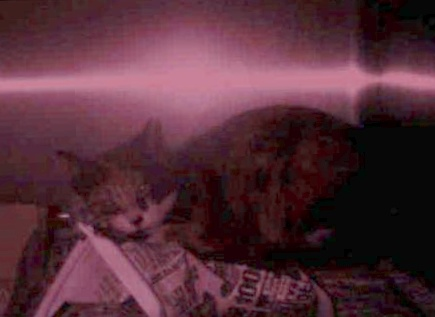
#> input picture Utils/result/11744_000_mcrhg.jpg, 435 x 317 px; its folder holds only this picture in this run
$ python run_augmentation.py result out 3   (older library calls are emulated)
#> lines starting #> are read from the running program, lines starting #| are printed output that depends on the picture
### Utils/image_augmentation.py
"""
Write some basc code about opencv
"""

import numpy as np
import cv2

"""
Crop function

(x0,y0): Ceft top point
w,h: Crop w,h
area_ratio: Crop img/img
hw_vari: Disturbance term
"""

crop_image = lambda img, x0,y0,w,h: img[y0:y0+h,x0:x0+w]

def random_crop(img,area_ratio,hw_vari):
    h,w = img.shape[:2]
    hw_delta = np.random.uniform(-hw_vari,hw_vari)
    hw_mult = 1 + hw_delta

    w_crop = int(round(w*np.sqrt(area_ratio*hw_mult)))
    if w_crop > w:
        w_crop = w

    h_crop = int(round(h*np.sqrt(area_ratio/hw_mult)))
    if h_crop > h:
        h_crop = h

    x0 = np.random.randint(0,w-w_crop+1)
    y0 = np.random.randint(0,h-h_crop+1)

    return crop_image(img,x0,y0,w_crop,h_crop)

"""
Rotate Function
angle: Rotation angle counterclockwise
crop: bool whether cut black side
"""
def rotate_image(img, angle, crop):
    h, w = img.shape[:2]
    angle %= 360
    # caculate affine matrix
    M_rotate = cv2.getRotationMatrix2D((w/2, h/2), angle, 1)
    img_rotated = cv2.warpAffine(img, M_rotate, (w, h))

    if crop:
        angle_crop = angle % 180
        if angle_crop > 90:
            angle_crop = 180 - angle_crop
        theta = angle_crop * np.pi / 180.0
        hw_ratio = float(h) / float(w)
        tan_theta = np.tan(theta)
        numerator = np.cos(theta) + np.sin(theta) * tan_theta
        r = hw_ratio if h > w else 1 / hw_ratio
        denominator = r * tan_theta + 1
        crop_mult = numerator / denominator
        w_crop = int(round(crop_mult*w))
        h_crop = int(round(crop_mult*h))
        x0 = int((w-w_crop)/2)
        y0 = int((h-h_crop)/2)

        img_rotated = crop_image(img_rotated, x0, y0, w_crop, h_crop)

    return img_rotated


"""
Random ratate
angle:
p_crop: whether cut black side
"""
def random_rotate(img, angle_vari, p_crop):
    angle = np.random.uniform(-angle_vari, angle_vari)
    crop = False if np.random.random() > p_crop else True
    return rotate_image(img, angle, crop)


"""
RGB --> HSV
hue_delta: %
sat_mult: %
val_mult: %
"""
def hsv_transform(img, hue_delta, sat_mult, val_mult):
    img_hsv = cv2.cvtColor(img, cv2.COLOR_BGR2HSV).astype(np.float)
    img_hsv[:, :, 0] = (img_hsv[:, :, 0] + hue_delta) % 180
    img_hsv[:, :, 1] *= sat_mult
    img_hsv[:, :, 2] *= val_mult
    img_hsv[img_hsv > 255] = 255
    return cv2.cvtColor(np.round(img_hsv).astype(np.uint8), cv2.COLOR_HSV2BGR)

def random_hsv_transform(img, hue_vari, sat_vari, val_vari):
    hue_delta = np.random.randint(-hue_vari, hue_vari)
    sat_mult = 1 + np.random.uniform(-sat_vari, sat_vari)
    val_mult = 1 + np.random.uniform(-val_vari, val_vari)
    return hsv_transform(img, hue_delta, sat_mult, val_mult)

"""

"""
def gamma_transform(img, gamma):
    gamma_table = [np.power(x / 255.0, gamma) * 255.0 for x in range(256)]
    gamma_table = np.round(np.array(gamma_table)).astype(np.uint8)
    return cv2.LUT(img, gamma_table)

def random_gamma_transform(img, gamma_vari):
    log_gamma_vari = np.log(gamma_vari)
    alpha = np.random.uniform(-log_gamma_vari, log_gamma_vari)
    gamma = np.exp(alpha)
    return gamma_transform(img, gamma)

### Utils/run_augmentation.py
import os
import argparse
import random
import math
from multiprocessing import Process, cpu_count

import cv2

import image_augmentation as ia

def parse_args():
    parser = argparse.ArgumentParser(
        description='A Simple Image Data Augmentation Tool',
        formatter_class=argparse.ArgumentDefaultsHelpFormatter)

    parser.add_argument('input_dir',
                        help='Directory containing images')
    parser.add_argument('output_dir',
                        help='Directory for augmented images')
    parser.add_argument('num',
                        help='Number of images to be augmented',
                        type=int)

    parser.add_argument('--num_procs',
                        help='Number of processes for paralleled augmentation',
                        type=int, default=cpu_count())

    parser.add_argument('--p_mirror',
                        help='Ratio to mirror an image',
                        type=float, default=0.5)

    parser.add_argument('--p_crop',
                        help='Ratio to randomly crop an image',
                        type=float, default=1.0)
    parser.add_argument('--crop_size',
                        help='The ratio of cropped image size to original image size, in area',
                        type=float, default=0.8)
    parser.add_argument('--crop_hw_vari',
                        help='Variation of h/w ratio',
                        type=float, default=0.1)

    parser.add_argument('--p_rotate',
                        help='Ratio to randomly rotate an image',
                        type=float, default=1.0)
    parser.add_argument('--p_rotate_crop',
                        help='Ratio to crop out the empty part in a rotated image',
                        type=float, default=1.0)
    parser.add_argument('--rotate_angle_vari',
                        help='Variation range of rotate angle',
                        type=float, default=10.0)

    parser.add_argument('--p_hsv',
                        help='Ratio to randomly change gamma of an image',
                        type=float, default=1.0)
    parser.add_argument('--hue_vari',
                        help='Variation of hue',
                        type=int, default=10)
    parser.add_argument('--sat_vari',
                        help='Variation of saturation',
                        type=float, default=0.1)
    parser.add_argument('--val_vari',
                        help='Variation of value',
                        type=float, default=0.1)

    parser.add_argument('--p_gamma',
                        help='Ratio to randomly change gamma of an image',
                        type=float, default=1.0)
    parser.add_argument('--gamma_vari',
                        help='Variation of gamma',
                        type=float, default=2.0)

    args = parser.parse_args()
    args.input_dir = args.input_dir.rstrip('/')
    args.output_dir = args.output_dir.rstrip('/')

    return args

def generate_image_list(args):
    filenames = os.listdir(args.input_dir)
    num_imgs = len(filenames)

    num_ave_aug = int(math.floor(args.num/num_imgs))
    rem = args.num - num_ave_aug*num_imgs
    lucky_seq = [True]*rem + [False]*(num_imgs-rem)
    random.shuffle(lucky_seq)

    img_list = [
        (os.sep.join([args.input_dir, filename]), num_ave_aug+1 if lucky else num_ave_aug)
        for filename, lucky in zip(filenames, lucky_seq)
    ]

    random.shuffle(img_list)  # in case the file size are not uniformly distributed

    length = float(num_imgs) / float(args.num_procs)
    indices = [int(round(i * length)) for i in range(args.num_procs + 1)]
    return [img_list[indices[i]:indices[i + 1]] for i in range(args.num_procs)]

def augment_images(filelist, args):
    for filepath, n in filelist:
        img = cv2.imread(filepath)
        filename = filepath.split(os.sep)[-1]
        dot_pos = filename.rfind('.')
        imgname = filename[:dot_pos]
        ext = filename[dot_pos:]

        print('Augmenting {} ...'.format(filename))
        for i in range(n):
            img_varied = img.copy()
            varied_imgname = '{}_{:0>3d}_'.format(imgname, i)
            if random.random() < args.p_mirror:
                img_varied = cv2.flip(img_varied, 1)
                varied_imgname += 'm'
            if random.random() < args.p_crop:
                img_varied = ia.random_crop(
                    img_varied,
                    args.crop_size,
                    args.crop_hw_vari)
                varied_imgname += 'c'
            if random.random() < args.p_rotate:
                img_varied = ia.random_rotate(
                    img_varied,
                    args.rotate_angle_vari,
                    args.p_rotate_crop)
                varied_imgname += 'r'
            if random.random() < args.p_hsv:
                img_varied = ia.random_hsv_transform(
                    img_varied,
                    args.hue_vari,
                    args.sat_vari,
                    args.val_vari)
                varied_imgname += 'h'
            if random.random() < args.p_gamma:
                img_varied = ia.random_gamma_transform(
                    img_varied,
                    args.gamma_vari)
                varied_imgname += 'g'
            output_filepath = os.sep.join([
                args.output_dir,
                '{}{}'.format(varied_imgname, ext)])
            cv2.imwrite(output_filepath, img_varied)

def main():
    args = parse_args()
    params_str = str(args)[10:-1]

    if not os.path.exists(args.output_dir):
        os.mkdir(args.output_dir)

    print('Starting image data augmentation for {}\n'
          'with\n{}\n'.format(args.input_dir, params_str))

    sublists = generate_image_list(args)
    processes = [Process(target=augment_images, args=(x, args, )) for x in sublists]

    for p in processes:
        p.start()
#> this loop made 2 passes
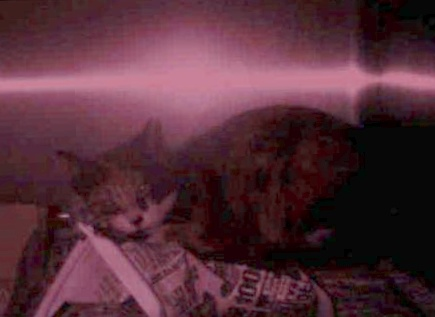
#> input picture Utils/result/11744_000_mcrhg.jpg, 435 x 317 px
#> pass 2, in augment_images (call 2), `cv2.imwrite(output_filepath, img_varied)`:
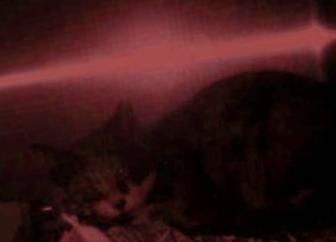
#> saved as 11744_000_mcrhg_000_crhg.jpg: shape (242, 336, 3); mean B, G, R 21.9, 21.4, 55.5
#> pass 2, in augment_images (call 2), `cv2.imwrite(output_filepath, img_varied)`:
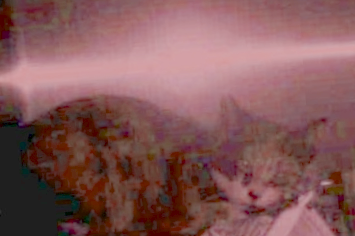
#> saved as 11744_000_mcrhg_001_mcrhg.jpg: shape (236, 355, 3); mean B, G, R 88.5, 88.3, 131.8
#> pass 2, in augment_images (call 2), `cv2.imwrite(output_filepath, img_varied)`:
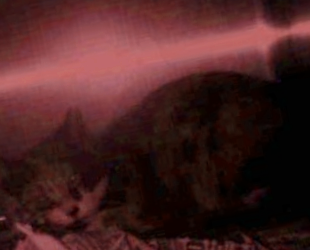
#> saved as 11744_000_mcrhg_002_crhg.jpg: shape (250, 310, 3); mean B, G, R 34.4, 34.3, 72.4

    for p in processes:
        p.join()

    print('\nDone!')

if __name__ == '__main__':
    main()

$ run again, on Utils/result/2441_000_mcrhg.jpg
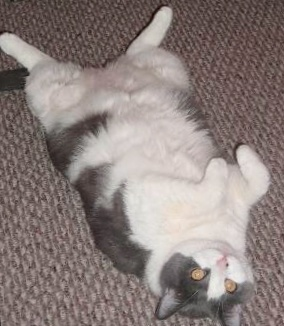
#> input picture Utils/result/2441_000_mcrhg.jpg, 284 x 326 px
#> the loop in main, `for p in processes:` made 2 passes
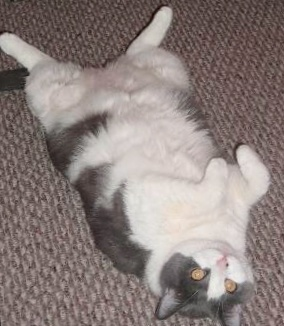
#> input picture Utils/result/2441_000_mcrhg.jpg, 284 x 326 px
#> pass 2, in augment_images (call 2), `cv2.imwrite(output_filepath, img_varied)`:
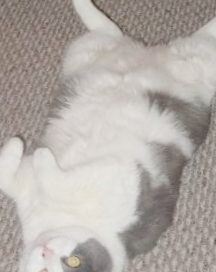
#> saved as 2441_000_mcrhg_001_mcrhg.jpg: shape (272, 216, 3); mean B, G, R 167.1, 172.3, 178.8
#> pass 2, in augment_images (call 2), `cv2.imwrite(output_filepath, img_varied)`:
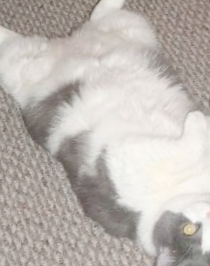
#> saved as 2441_000_mcrhg_002_crhg.jpg: shape (266, 210, 3); mean B, G, R 178, 183.3, 189.8
